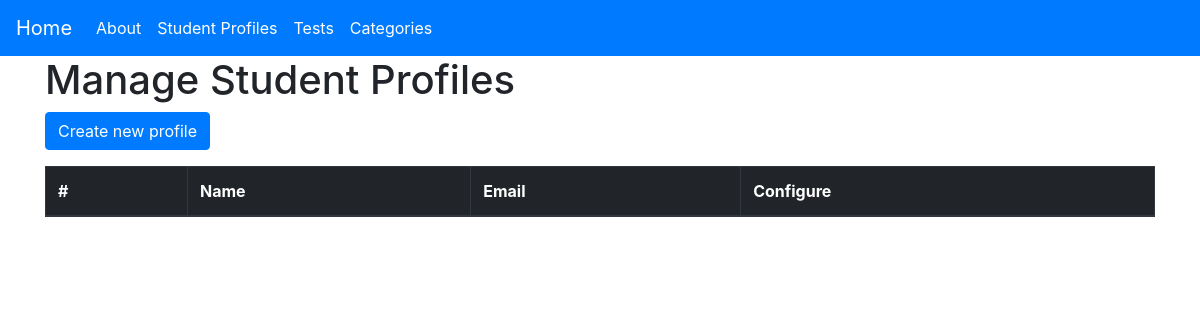
/manage-profile/, run on an earlier commit of the app's database.
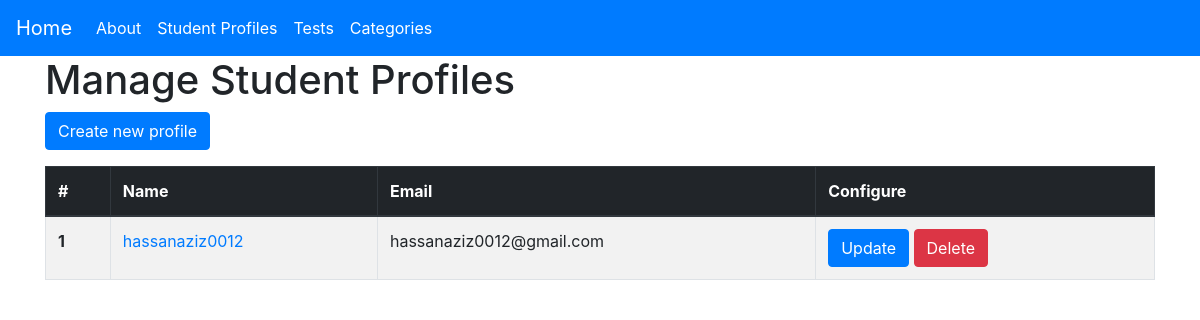
And on a later commit of the database.
### users/models.py (models this page shows, shortened)
class StudentProfile(models.Model):
    username = models.CharField(max_length=100, blank=False)
    email = models.EmailField()
    avg_score = models.IntegerField(default=0)

### users/views.py (the view)
# urls.py: path('manage-profile/', views.manage_profile, name='manage-profile'),
def manage_profile(request):
    context = {
        'title': 'Create Student Profile',
        'profiles': StudentProfile.objects.all(),
    }
    return render(request, 'main/manage_profile.html', context=context)

### main/templates/main/manage_profile.html (shortened to what this page needs)
{% extends 'main/base.html' %}
{% block content %}
<h1>Manage Student Profiles</h1>
<a href="{% url 'create-profile' %}">
    <button class="btn btn-primary mb-3">
        Create new profile
    </button>
</a>
<table class="table table-striped table-bordered">
    <thead class="thead-dark">
        <tr>
            <th scope="col">#</th>
            <th scope="col">Name</th>
            <th scope="col">Email</th>
            <th scope="col">Configure</th>
        </tr>
    </thead>
    <tbody>
        {% for profile in profiles %}
            <tr>
                <th scope="row">{{forloop.counter}}</th>
                <td>
                    <a href="{% url 'profile' profile.username %}">{{profile.username}}</a>
                </td>
                <td>{{profile.email}}</td>
                <td>
                    <a href="{% url 'update-profile' profile.id %}">
                        <button class="btn btn-primary">
                            Update
                        </button>
                    </a>
                    <button type="button" class="btn btn-danger" data-toggle="modal" data-target="#deleteProfileModal{{forloop.counter}}">
                        Delete
                    </button>
                </td>
            </tr>
        {% endfor %}
    </tbody>
</table>
{% endblock content %}

What changed in the data, as far as the page shows it:
added StudentProfile: username "hassanaziz0012", email "hassanaziz0012@gmail.com"
